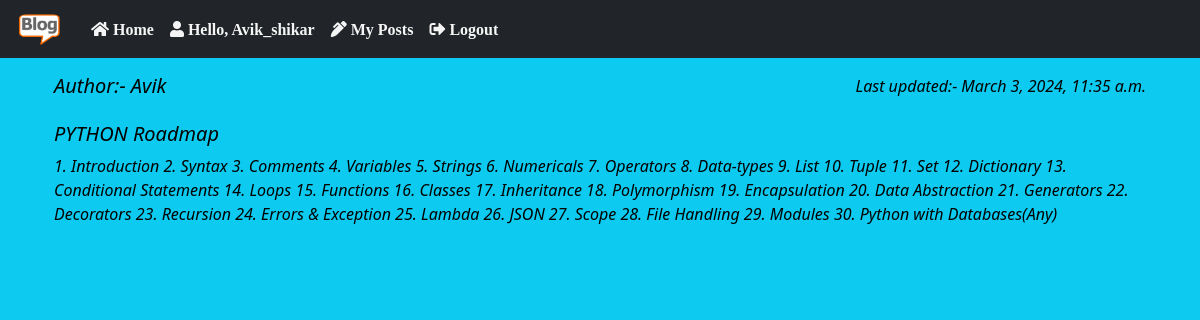
Page /detail_post/4 (signed in) on the committed database.
### blog_app/models.py (models this page shows, shortened)
class Post(models.Model):
    STATUS_CHOICES = (
    ('draft', 'Draft'),
    ('published', 'Published'),
    )
    title = models.CharField(max_length=250)
    author = models.ForeignKey(User,on_delete=models.CASCADE,related_name='blog_posts')
    body = models.TextField()
    publish = models.DateTimeField(default=timezone.now)
    created = models.DateTimeField(auto_now_add=True)
    updated = models.DateTimeField(auto_now=True)
    status = models.CharField(max_length=10,choices=STATUS_CHOICES,default='draft')
    class Meta:
        ordering = ('publish',)

### blog_app/views.py (the view)
# urls.py: path('detail_post/<int:id>', views.detail_post, name="detail_post"),
def detail_post(request, id):
    readmore = Post.objects.filter(status = "published", id=id)
    return render(request, 'detailpost.html', {'posts': readmore})

### templates/detailpost.html (shortened to what this page needs)
{% extends "index.html" %}
{% block body %}
{% for p in posts %}
<div class="container mt-3">
    <div class="container text-black fst-italic">
        <h5 class="float-start">Author:- {{p.author}}</h5>
        <p class="float-end">Last updated:- {{p.updated}}</p><br><br>
        <h5 class="card-title">{{ p.title }}</h5>
        <p class="card-text">{{ p.body }}</p>
    </div>
</div>
{% endfor %}
{% endblock body %}

### templates/index.html (shortened to what this page needs)
<!DOCTYPE html>
<html lang="en">
{% load static %}
<head>
    <link href="https://cdn.jsdelivr.net/npm/bootstrap@5.1.3/dist/css/bootstrap.min.css" rel="stylesheet">
    <link href="https://cdnjs.cloudflare.com/ajax/libs/font-awesome/5.15.4/css/all.min.css" rel="stylesheet">
</head>
<body class="bg-info">
    <nav class="navbar navbar-expand-sm bg-dark navbar-dark">
        <div class="container-fluid">
            <a class="navbar-brand" href="#"><img src="{% static 'images/Blog_pic.png' %}" alt="blog Logo"
                    style="width: 55px;" class="rounded-pill"></a>
            <div class=" navbar-collapse collapse navbar-responsive-collapse">
                <ul class="navbar-nav">
                    <li class="nav-item">
                        <a class="nav-link fas fa-home" style="color:whitesmoke" href="{% url 'home' %}"> Home</a>
                    </li>
                    {% if user.is_authenticated %}
                    <li class="nav-link fas fa-user" style="color:whitesmoke"> Hello, {{user.username}} </li>
                    <li class="nav-item ">
                        <a class="nav-link fa fa-pen-alt" style="color:whitesmoke" href="{% url 'mypost' %}"> My
                            Posts</a>
                    </li>
                    <li class="nav-item ">
                        <a class="nav-link fa fa-sign-out-alt" style="color:whitesmoke" href="{% url 'logout' %}">
                            Logout</a>
                    </li>
                {% endif %}
            </div>
        </div>
    </nav>
    {% block body %}
    {% endblock body %}
</body>
</html>

### rows in the picture
Post: author "Avik", updated "March 3, 2024, 11:35 a.m.", title "PYTHON Roadmap", body "1. Introduction 2. Syntax 3. Comments 4. Variables 5. Strings 6. Numericals 7. Operators 8. Data-types 9. List 10. Tuple 11. Set 12. Dictionary 13. Conditional Statements 14. Loops 15. Functions 16. Classes 17. Inheritance 18. Polymorphism 19. Encapsulation 20. Data Abstraction 21. Generators 22. Decorators 23. Recursion 24. Errors & Exception 25. Lambda 26. JSON 27. Scope 28. File Handling 29. Modules 30. Python with Databases(Any)"

### other values in the picture
{{ user.username }} "Avik_shikar"
